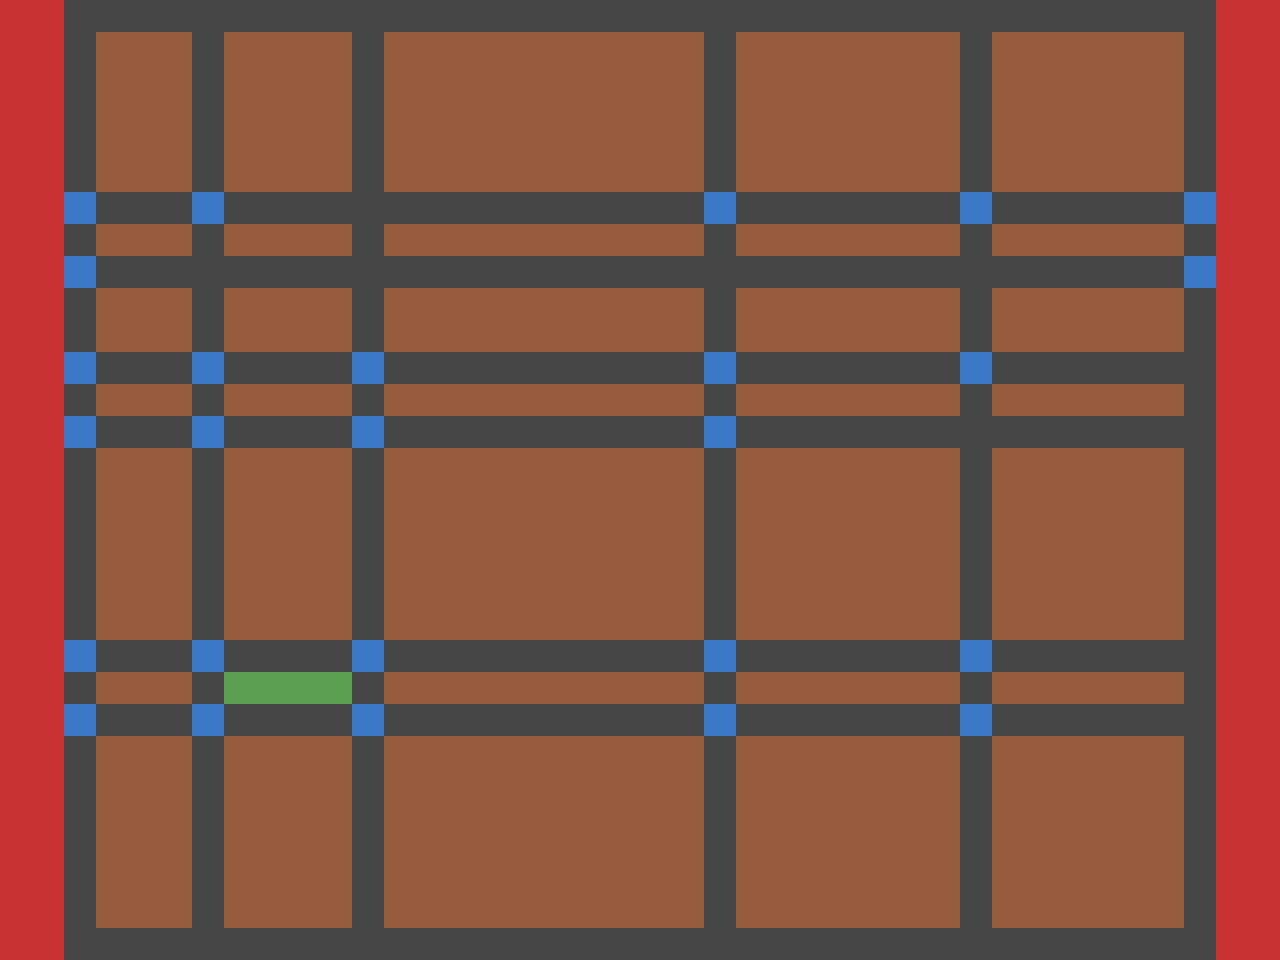

A 2D game scene composited from a Tiled map and its tileset images. What follows is a short description and the map's XML, with each tile layer's data collapsed to a summary:
An orthogonal 40x30 tile map with 32x32 px tiles, 3 tile layers (ground, buildings, props) and 6 objects (Spawn, shop1, shop 2, shop3, police Car).

<map version="1.10" tiledversion="1.12.2" orientation="orthogonal" renderorder="right-down" width="40" height="30" tilewidth="32" tileheight="32" infinite="0" nextlayerid="6" nextobjectid="20">
 <editorsettings>
  <export target="../../public/assets/map.json" format="json" />
 </editorsettings>
 <tileset firstgid="1" name="tiles" tilewidth="32" tileheight="32" tilecount="5" columns="5">
  <image source="../../public/assets/tiles.png" width="160" height="32" />
  <tile id="2" type="ground" />
 </tileset>
 <layer id="1" name="ground" class="ground" width="40" height="30">
  <data>[1200 cells, 1200 non-empty, 2 distinct tile ids]</data>
 </layer>
 <layer id="3" name="buildings" width="40" height="30">
  <data>[1200 cells, 868 non-empty, 3 distinct tile ids]</data>
 </layer>
 <layer id="4" name="props" width="40" height="30">
  <data>[1200 cells, 28 non-empty, 2 distinct tile ids]</data>
 </layer>
 <objectgroup id="5" name="objects" offsetx="304" offsety="240" parallaxy="1.57">
  <object id="10" name="Spawn" x="64" y="130">
   <point />
  </object>
  <object id="11" name="shop1" x="66" y="418">
   <point />
  </object>
  <object id="12" name="shop 2" x="674" y="410">
   <point />
  </object>
  <object id="13" name="shop3" x="670" y="122">
   <point />
  </object>
  <object id="14" name="police Car" x="412" y="194">
   <point />
  </object>
  <object id="19" x="92" y="814.73" width="86" height="108" />
 </objectgroup>
</map>
